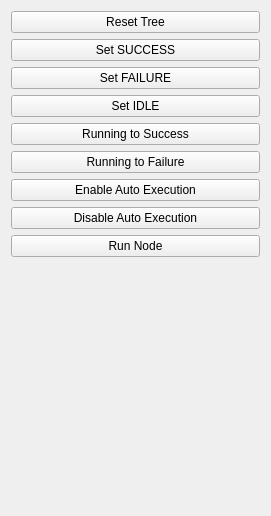
<?xml version="1.0" encoding="UTF-8"?>
<ui version="4.0">
 <class>SidepanelInterpreter</class>
 <widget class="QFrame" name="SidepanelInterpreter">
  <property name="geometry">
   <rect>
    <x>0</x>
    <y>0</y>
    <width>271</width>
    <height>516</height>
   </rect>
  </property>
  <property name="windowTitle">
   <string>Frame</string>
  </property>
  <layout class="QGridLayout" name="gridLayout">
   <item row="1" column="0">
    <spacer name="verticalSpacer">
     <property name="orientation">
      <enum>Qt::Vertical</enum>
     </property>
     <property name="sizeHint" stdset="0">
      <size>
       <width>20</width>
       <height>474</height>
      </size>
     </property>
    </spacer>
   </item>
   <item row="0" column="0">
    <layout class="QVBoxLayout" name="verticalLayout">
     <item>
      <widget class="QPushButton" name="buttonResetTree">
       <property name="text">
        <string>Reset Tree</string>
       </property>
      </widget>
     </item>
     <item>
      <spacer name="verticalSpacer_2">
       <property name="orientation">
        <enum>Qt::Vertical</enum>
       </property>
       <property name="sizeHint" stdset="0">
        <size>
         <width>20</width>
         <height>40</height>
        </size>
       </property>
      </spacer>
     </item>
     <item>
      <widget class="QPushButton" name="buttonSetSuccess">
       <property name="text">
        <string>Set SUCCESS</string>
       </property>
      </widget>
     </item>
     <item>
      <widget class="QPushButton" name="buttonSetFailure">
       <property name="text">
        <string>Set FAILURE</string>
       </property>
      </widget>
     </item>
     <item>
      <widget class="QPushButton" name="buttonSetIdle">
       <property name="text">
        <string>Set IDLE</string>
       </property>
      </widget>
     </item>
     <item>
      <spacer name="verticalSpacer_3">
       <property name="orientation">
        <enum>Qt::Vertical</enum>
       </property>
       <property name="sizeHint" stdset="0">
        <size>
         <width>20</width>
         <height>40</height>
        </size>
       </property>
      </spacer>
     </item>
     <item>
      <widget class="QPushButton" name="buttonSetRunningSuccess">
       <property name="text">
        <string>Running to Success</string>
       </property>
      </widget>
     </item>
     <item>
      <widget class="QPushButton" name="buttonSetRunningFailure">
       <property name="text">
        <string>Running to Failure</string>
       </property>
      </widget>
     </item>
     <item>
      <spacer name="verticalSpacer_4">
       <property name="orientation">
        <enum>Qt::Vertical</enum>
       </property>
       <property name="sizeHint" stdset="0">
        <size>
         <width>20</width>
         <height>40</height>
        </size>
       </property>
      </spacer>
     </item>
     <item>
      <widget class="QPushButton" name="buttonEnableAutoExecution">
       <property name="text">
        <string>Enable Auto Execution</string>
       </property>
      </widget>
     </item>
     <item>
      <widget class="QPushButton" name="buttonDisableAutoExecution">
       <property name="text">
        <string>Disable Auto Execution</string>
       </property>
      </widget>
     </item>
     <item>
      <widget class="QPushButton" name="buttonRunNode">
       <property name="text">
        <string>Run Node</string>
       </property>
      </widget>
     </item>
    </layout>
   </item>
  </layout>
 </widget>
 <resources/>
 <connections/>
</ui>
